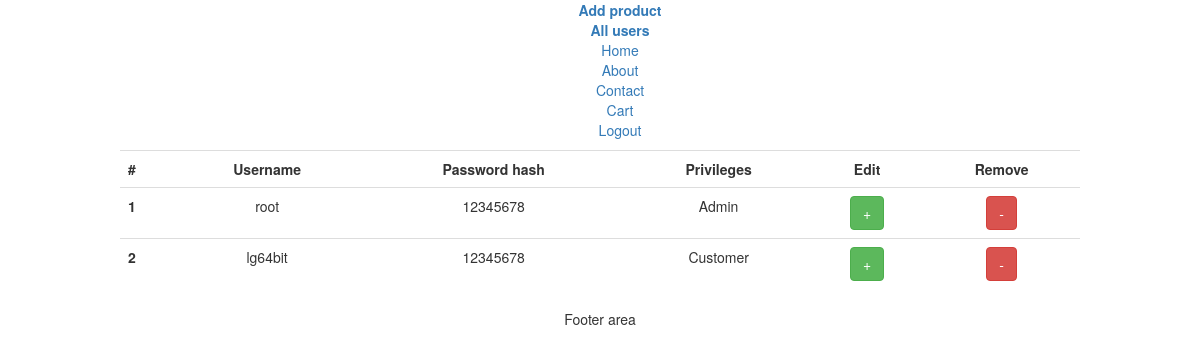
Screenshot of /allUsers (signed in) with the database file from the repository.
### tables this page shows
CREATE TABLE `users` (
  `id` int NOT NULL,
  `username` varchar(30) NOT NULL,
  `password` varchar(30) NOT NULL,
  `isAdmin` tinyint(1) NOT NULL
);

### app/Response.php (called while the page is built, shortened)
<?php
class Response
{
    public function setBody($body, $vars = []) : ?Response
    {
        try {
            extract($vars, EXTR_SKIP);
                include $body;
        } catch (\Exception $exception) {
            ob_end_clean();
            echo $exception->getMessage();
        }
        return $this;
    }
}

### app/controllers/UserController.php (called while the page is built, shortened)
<?php
class UserController
{
    protected $db;
    public function __construct(PDO $db)
    {
        $this->db = $db;
    }
    public function renderAllUsers($response)
    {
        $users = $this->db->query("SELECT * FROM users")->fetchAll(PDO::FETCH_CLASS);
        return $response->setBody('app/views/UserList.php', [
            'users' => $users
        ]);
    }
}

### index.php (called while the page is built, shortened)
<?php
$app = new app\App;
$container = $app->getContainer();
$container['db'] = function ($c) {
    return new PDO(
        "{$c->config['db_driver']}:host={$c->config['db_host']};dbname={$c->config['db_name']};charset=UTF8",
        $c->config['db_user'],
        $c->config['db_pass']
    );
};
$app->get('/', [new \app\controllers\HomeController($container->db), 'index']);
$app->get('/home', [new \app\controllers\HomeController($container->db), 'index']);
$app->post('/home/filter', [new \app\controllers\HomeController($container->db), 'filter']);
$app->get('/register', [\app\controllers\RegisterController::class, 'register']);
$app->post('/register/submit', [new \app\controllers\RegisterController($container->db), 'submit']);
$app->get('/login', [\app\controllers\LoginController::class, 'login']);
$app->post('/login/submit', [new \app\controllers\LoginController($container->db), 'submit']);
$app->get('/logout', [\app\controllers\LoginController::class, 'logout']);
$app->get('/cart', [new \app\controllers\CartController($container->db), 'render']);
$app->get('/cart/add', [new \app\controllers\CartController($container->db), 'add']);
$app->get('/cart/empty', [new \app\controllers\CartController($container->db), 'empty']);
$app->get('/cart/addQuantity', [new \app\controllers\CartController($container->db), 'addQuantity']);
$app->get('/cart/removeQuantity', [new \app\controllers\CartController($container->db), 'removeQuantity']);
$app->get('/cart/order', [new \app\controllers\CartController($container->db), 'order']);
$app->get('/addProduct', [new \app\controllers\ProductController($container->db), 'add']);
$app->get('/editProduct', [new \app\controllers\ProductController($container->db), 'edit']);
$app->get('/removeProduct', [new \app\controllers\ProductController($container->db), 'remove']);
$app->post('/addProduct/submit', [new \app\controllers\ProductController($container->db), 'submit']);
$app->get('/allUsers', [new \app\controllers\UserController($container->db), 'renderAllUsers']);
$app->get('/editUser', [new \app\controllers\UserController($container->db), 'editUser']);
$app->post('/editUser/submit', [new \app\controllers\UserController($container->db), 'submit']);
$app->get('/removeUser', [new \app\controllers\UserController($container->db), 'removeUser']);
$app->run();

### app/views/UserList.php (the view)
<?php
include "Header.php";
$count=1;
?>
<div style="margin: 0 10% 0 10%">
    <table class="table" style="margin-left: auto; margin-right: auto;">
        <tr>
            <th>#</th>
            <th style="text-align: center">Username</th>
            <th style="text-align: center">Password hash</th>
            <th style="text-align: center">Privileges</th>
            <th style="text-align: center">Edit</th>
            <th style="text-align: center">Remove</th>
        </tr>
        <?php foreach ($vars['users'] as $user): ?>
            <tr>
                <th><?php echo $count++; ?></th>
                <td>
                    <?php echo $user->username; ?>
                </td>
                <td>
                    <?php echo $user->password; ?>
                </td>
                <td>
                    <?php echo $user->isAdmin ? "Admin" : "Customer"; ?>
                </td>
                <td>
                    <a class="btn btn-success" href="editUser?id=<?php echo $user->id; ?>">+</a>
                </td>
                <td>
                    <a class="btn btn-danger" href="removeUser?id=<?php echo $user->id; ?>">-</a>
                </td>
            </tr>
        <?php endforeach; ?>
    </table>
</div>
<?php
include "Footer.php";
?>

### app/views/css/style.css (style rules this page uses)
body { text-align: center; }

### rows the page displays
users: username "root", password "12345678", isAdmin "Admin"
users: username "lg64bit", password "12345678", isAdmin "Customer"
